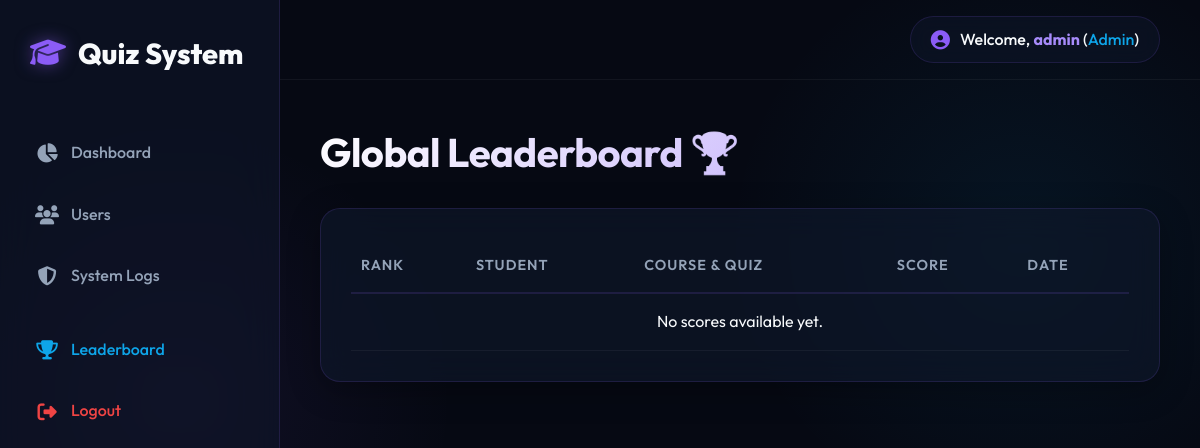
Before: /public/leaderboard/index (signed in) with the older database file.
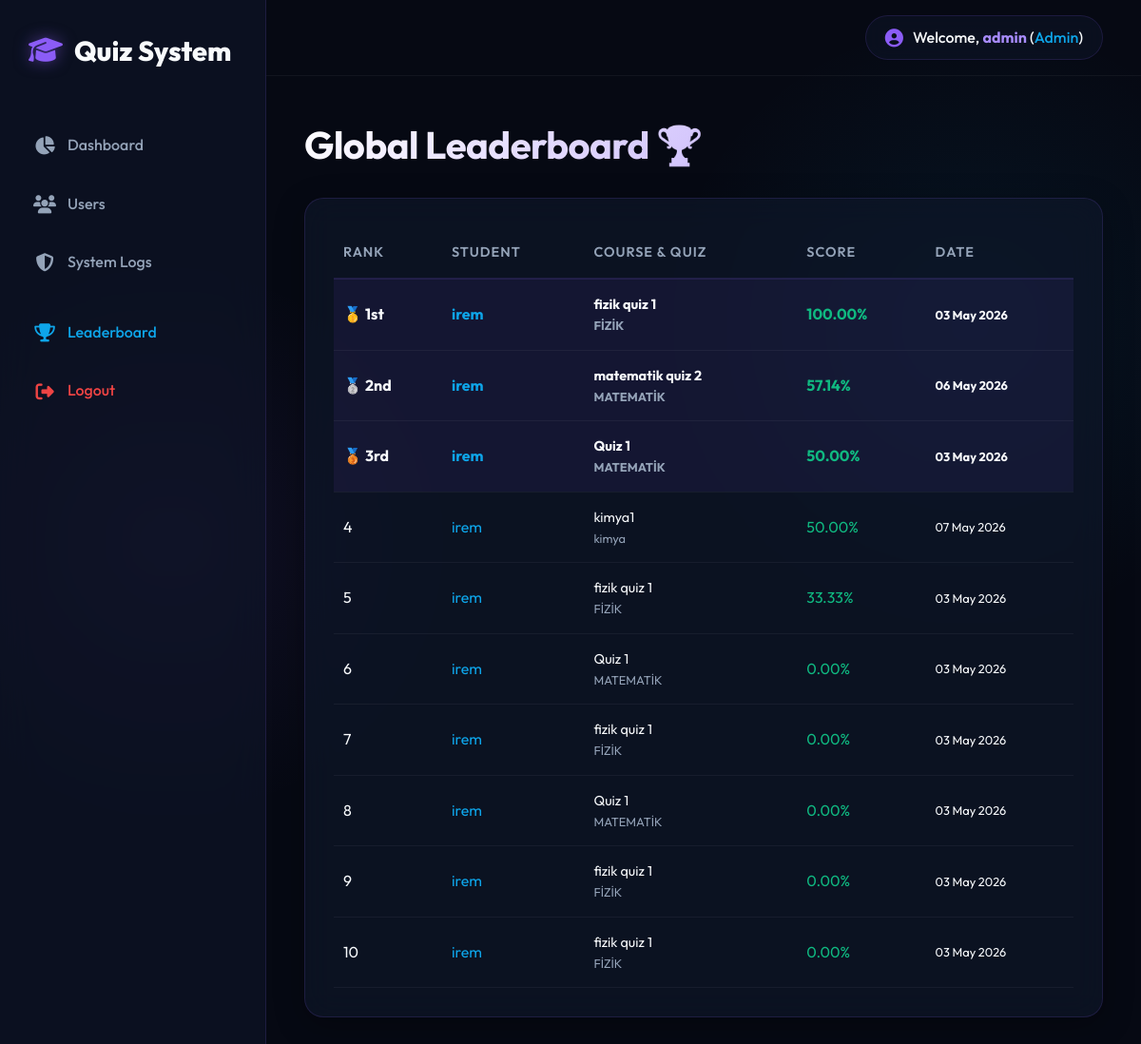
After: the same page with the newer database file.
### tables this page shows
CREATE TABLE `results` (
  `id` int(11) NOT NULL,
  `student_id` int(11) NOT NULL,
  `quiz_id` int(11) NOT NULL,
  `score` decimal(5,2) DEFAULT 0.00,
  `status` enum('pending','completed') DEFAULT 'pending',
  `completed_at` timestamp NULL DEFAULT NULL
);

CREATE TABLE `users` (
  `id` int(11) NOT NULL,
  `username` varchar(50) NOT NULL,
  `email` varchar(100) NOT NULL,
  `password` varchar(255) NOT NULL,
  `role` enum('admin','teacher','student') NOT NULL DEFAULT 'student',
  `created_at` timestamp NOT NULL DEFAULT current_timestamp(),
  `last_login` timestamp NULL DEFAULT NULL
);

CREATE TABLE `quizzes` (
  `id` int(11) NOT NULL,
  `course_id` int(11) NOT NULL,
  `quiz_name` varchar(200) NOT NULL,
  `start_date` datetime NOT NULL,
  `end_date` datetime NOT NULL,
  `duration` int(11) NOT NULL,
  `is_active` tinyint(1) DEFAULT 1,
  `created_at` timestamp NOT NULL DEFAULT current_timestamp()
);

CREATE TABLE `courses` (
  `id` int(11) NOT NULL,
  `course_name` varchar(150) NOT NULL,
  `teacher_id` int(11) NOT NULL,
  `created_at` timestamp NOT NULL DEFAULT current_timestamp()
);

### app/Controllers/Leaderboard.php (called while the page is built, shortened)
<?php
class Leaderboard extends Controller {
    private $db;
    public function __construct() {
        $this->db = new Database();
    }
    public function index() {
        $this->db->query('
            SELECT r.score, r.completed_at, u.username, q.quiz_name, c.course_name
            FROM results r
            JOIN users u ON r.student_id = u.id
            JOIN quizzes q ON r.quiz_id = q.id
            JOIN courses c ON q.course_id = c.id
            ORDER BY r.score DESC, r.completed_at ASC
            LIMIT 20
        ');
        $top_scores = $this->db->resultSet();
        $data = [
            'title' => 'Global Leaderboard',
            'top_scores' => $top_scores
        ];
        $this->view('leaderboard/index', $data);
    }
}

### app/Core/Router.php (called while the page is built, shortened)
<?php
class Router {
    protected $currentMethod = 'index';
    public function __construct() {
        $url = $this->getUrl();
        if (isset($url[0]) && file_exists('../app/Controllers/' . ucwords($url[0]) . '.php')) {
            unset($url[0]);
        }
        $this->currentController = new $this->currentController;
        if (isset($url[1])) {
            if (method_exists($this->currentController, $url[1])) {
                $this->currentMethod = $url[1];
                unset($url[1]);
            }
        }
        $this->params = $url ? array_values($url) : [];
        call_user_func_array([$this->currentController, $this->currentMethod], $this->params);
    }
    public function getUrl() {
        if (isset($_GET['url'])) {
            $url = rtrim($_GET['url'], '/');
            $url = filter_var($url, FILTER_SANITIZE_URL);
            $url = explode('/', $url);
            return $url;
        }
        return [];
    }
}

### public/index.php (called while the page is built, shortened)
<?php
$init = new Router();

### app/Core/Database.php (called while the page is built, shortened)
<?php
class Database {
    private $host = DB_HOST;
    private $user = DB_USER;
    private $pass = DB_PASS;
    private $dbname = DB_NAME;
    private $dbh;
    private $stmt;
    public function __construct() {
        $dsn = 'mysql:host=' . $this->host . ';dbname=' . $this->dbname . ';charset=utf8mb4';
        $options = array(
            PDO::ATTR_PERSISTENT => true,
            PDO::ATTR_ERRMODE => PDO::ERRMODE_EXCEPTION,
            PDO::ATTR_DEFAULT_FETCH_MODE => PDO::FETCH_OBJ
        );
        try {
            $this->dbh = new PDO($dsn, $this->user, $this->pass, $options);
        } catch(PDOException $e) {
            $this->error = $e->getMessage();
            echo $this->error;
        }
    }
    public function query($sql) {
        $this->stmt = $this->dbh->prepare($sql);
    }
    public function execute() {
        return $this->stmt->execute();
    }
    public function resultSet() {
        $this->execute();
        return $this->stmt->fetchAll();
    }
}

### views/leaderboard/index.php (the view)
<?php require '../views/layouts/header.php'; ?>
<div class="wrapper">
    <?php require '../views/layouts/sidebar.php'; ?>
    <div class="main-content">
        <?php require '../views/layouts/navbar.php'; ?>
        <div class="content-area">
            <h1 style="margin-bottom: 24px;">Global Leaderboard 🏆</h1>
            <div class="card">
                <table style="width: 100%; text-align: left; border-collapse: collapse;">
                    <thead>
                        <tr style="border-bottom: 1px solid var(--border-color);">
                            <th style="padding: 15px 10px;">Rank</th>
                            <th style="padding: 15px 10px;">Student</th>
                            <th style="padding: 15px 10px;">Course & Quiz</th>
                            <th style="padding: 15px 10px;">Score</th>
                            <th style="padding: 15px 10px;">Date</th>
                        </tr>
                    </thead>
                    <tbody>
                        <?php if(empty($data['top_scores'])): ?>
                            <tr>
                                <td colspan="5" style="padding: 15px 10px; text-align: center;">No scores available yet.</td>
                            </tr>
                        <?php else: ?>
                            <?php foreach($data['top_scores'] as $index => $score): ?>
                                <tr style="border-bottom: 1px solid var(--border-color); <?php echo ($index < 3) ? 'background-color: rgba(107, 70, 193, 0.1); font-weight: bold;' : ''; ?>">
                                    <td style="padding: 15px 10px;">
                                        <?php
                                            if($index == 0) echo '🥇 1st';
                                            elseif($index == 1) echo '🥈 2nd';
                                            elseif($index == 2) echo '🥉 3rd';
                                            else echo ($index + 1);
                                        ?>
                                    </td>
                                    <td style="padding: 15px 10px; color: var(--accent);"><?php echo htmlspecialchars($score->username); ?></td>
                                    <td style="padding: 15px 10px;">
                                        <div style="font-size: 0.9em;"><?php echo htmlspecialchars($score->quiz_name); ?></div>
                                        <div style="font-size: 0.8em; color: var(--text-muted);"><?php echo htmlspecialchars($score->course_name); ?></div>
                                    </td>
                                    <td style="padding: 15px 10px; color: var(--success);"><?php echo $score->score; ?>%</td>
                                    <td style="padding: 15px 10px; font-size: 0.8em;"><?php echo date('d M Y', strtotime($score->completed_at)); ?></td>
                                </tr>
                            <?php endforeach; ?>
                        <?php endif; ?>
                    </tbody>
                </table>
            </div>
        </div>
    </div>
</div>
<?php require '../views/layouts/footer.php'; ?>

### app/Core/Controller.php (shortened to what this page needs)
<?php
class Controller {
    public function view($view, $data = []) {
        if (file_exists('../views/' . $view . '.php')) {
            require_once '../views/' . $view . '.php';
        } else {
            die('View does not exist: ' . $view);
        }
    }
}

### views/layouts/header.php (shortened to what this page needs)
<!DOCTYPE html>
<html lang="en">
<head>
    <link rel="stylesheet" href="https://cdnjs.cloudflare.com/ajax/libs/font-awesome/6.4.0/css/all.min.css">
    <link rel="stylesheet" href="<?php echo URLROOT; ?>/assets/css/style.css">
</head>
<body>

### views/layouts/sidebar.php (shortened to what this page needs)
<div class="sidebar">
    <div class="sidebar-brand">
        <i class="fa-solid fa-graduation-cap"></i>
        <span>Quiz System</span>
    </div>
    <ul class="sidebar-menu">
        <?php if ($_SESSION['user_role'] == 'admin') : ?>
            <li><a href="<?php echo URLROOT; ?>/admin/dashboard"><i class="fa-solid fa-chart-pie"></i> Dashboard</a></li>
            <li><a href="<?php echo URLROOT; ?>/admin/users"><i class="fa-solid fa-users"></i> Users</a></li>
            <li><a href="<?php echo URLROOT; ?>/admin/logs"><i class="fa-solid fa-shield-halved"></i> System Logs</a></li>
        <?php endif; ?>
        <li style="margin-top: 20px;"><a href="<?php echo URLROOT; ?>/leaderboard/index" style="color: var(--accent);"><i class="fa-solid fa-trophy"></i> Leaderboard</a></li>
        <li style="margin-top: auto;"><a href="<?php echo URLROOT; ?>/auth/logout" style="color: var(--danger);"><i class="fa-solid fa-right-from-bracket"></i> Logout</a></li>
    </ul>
</div>

### views/layouts/navbar.php (shortened to what this page needs)
<div class="navbar">
    <div class="user-info">
        <i class="fa-solid fa-circle-user"></i>
        <span>Welcome, <strong style="color: var(--primary-hover);"><?php echo htmlspecialchars($_SESSION['user_username']); ?></strong>
        (<span style="color: var(--accent);"><?php echo ucfirst($_SESSION['user_role']); ?></span>)</span>
    </div>
</div>

### views/layouts/footer.php (shortened to what this page needs)
</body>
</html>

### public/assets/css/style.css (style rules this page uses)
:root { --bg-main: #060913; --bg-secondary: rgba(15, 23, 42, 0.6); --primary: #8b5cf6; --primary-hover: #a78bfa; --primary-glow: rgba(139, 92, 246, 0.5); --accent: #0ea5e9; --accent-hover: #38bdf8; --text-main: #f8fafc; --text-muted: #94a3b8; --border-color: rgba(139, 92, 246, 0.2); --danger: #ef4444; --success: #10b981; --glass-bg: rgba(15, 23, 42, 0.65); --glass-border: rgba(139, 92, 246, 0.15); --card-shadow: 0 8px 32px 0 rgba(0, 0, 0, 0.3); }
* { margin: 0; padding: 0; box-sizing: border-box; font-family: 'Outfit', sans-serif; }
body { background-color: var(--bg-main); background-image: radial-gradient(circle at 15% 50%, rgba(139, 92, 246, 0.08), transparent 25%), radial-gradient(circle at 85% 30%, rgba(14, 165, 233, 0.08), transparent 25%); background-attachment: fixed; color: var(--text-main); line-height: 1.6; min-height: 100vh; }
a { color: var(--primary-hover); text-decoration: none; transition: all 0.3s ease; }
h1, h2, h3, h4 { font-weight: 700; letter-spacing: -0.5px; background: linear-gradient(135deg, #fff, #a78bfa); -webkit-background-clip: text; -webkit-text-fill-color: transparent; }
.wrapper { display: flex; min-height: 100vh; }
.sidebar { width: 280px; background: var(--bg-secondary); backdrop-filter: blur(20px); border-right: 1px solid var(--glass-border); padding: 30px 0; display: flex; flex-direction: column; z-index: 10; }
.sidebar-brand { padding: 0 30px 30px; font-size: 1.8rem; font-weight: 800; color: var(--text-main); margin-bottom: 20px; display: flex; align-items: center; gap: 12px; }
.sidebar-brand i { color: var(--primary); filter: drop-shadow(0 0 8px var(--primary-glow)); }
.sidebar-menu { list-style: none; padding: 0 15px; }
.sidebar-menu li { margin-bottom: 8px; }
.sidebar-menu li a { display: flex; align-items: center; gap: 12px; padding: 14px 20px; color: var(--text-muted); font-weight: 500; border-radius: 12px; transition: all 0.3s ease; }
.sidebar-menu li a i { font-size: 1.2rem; width: 24px; text-align: center; transition: transform 0.3s ease; }
.main-content { flex: 1; display: flex; flex-direction: column; position: relative; }
.navbar { height: 80px; background: transparent; display: flex; align-items: center; justify-content: flex-end; padding: 0 40px; border-bottom: 1px solid rgba(255,255,255,0.05); }
.user-info { background: rgba(15, 23, 42, 0.5); padding: 10px 20px; border-radius: 30px; border: 1px solid var(--glass-border); backdrop-filter: blur(10px); font-weight: 500; display: flex; align-items: center; gap: 10px; }
.user-info i { color: var(--primary); font-size: 1.2rem; }
.content-area { padding: 40px; flex: 1; overflow-y: auto; }
h1 { font-size: 2.5rem; margin-bottom: 30px; }
.card { background: var(--glass-bg); backdrop-filter: blur(16px); border: 1px solid var(--glass-border); border-radius: 20px; padding: 30px; margin-bottom: 30px; box-shadow: var(--card-shadow); transition: transform 0.3s ease, box-shadow 0.3s ease; }
table { width: 100%; border-collapse: separate; border-spacing: 0; }
th { padding: 18px 15px; text-align: left; color: var(--text-muted); font-weight: 600; font-size: 0.9rem; text-transform: uppercase; letter-spacing: 1px; border-bottom: 2px solid var(--glass-border); }
td { padding: 18px 15px; border-bottom: 1px solid rgba(255,255,255,0.05); vertical-align: middle; }

Changed rows visible on the page:
added results: shows "🥇 1st", student.username "irem", quiz.quiz_name "fizik quiz 1", courses.course_name "FİZİK", score "100.00", completed_at "03 May 2026"
added results: shows "🥈 2nd", student.username "irem", quiz.quiz_name "matematik quiz 2", courses.course_name "MATEMATİK", score "57.14", completed_at "06 May 2026"
added results: shows "🥉 3rd", student.username "irem", quiz.quiz_name "Quiz 1", courses.course_name "MATEMATİK", score "50.00", completed_at "03 May 2026"
added results: student.username "irem", quiz.quiz_name "kimya1", courses.course_name "kimya", score "50.00", completed_at "07 May 2026"
added results: student.username "irem", quiz.quiz_name "fizik quiz 1", courses.course_name "FİZİK", score "33.33", completed_at "03 May 2026"
added results: student.username "irem", quiz.quiz_name "Quiz 1", courses.course_name "MATEMATİK", score "0.00", completed_at "03 May 2026"
added results: student.username "irem", quiz.quiz_name "fizik quiz 1", courses.course_name "FİZİK", score "0.00", completed_at "03 May 2026"
added results: student.username "irem", quiz.quiz_name "Quiz 1", courses.course_name "MATEMATİK", score "0.00", completed_at "03 May 2026"
added results: student.username "irem", quiz.quiz_name "fizik quiz 1", courses.course_name "FİZİK", score "0.00", completed_at "03 May 2026"
added results: student.username "irem", quiz.quiz_name "fizik quiz 1", courses.course_name "FİZİK", score "0.00", completed_at "03 May 2026"
Other visible differences:
text no longer shown: "No scores available yet."
